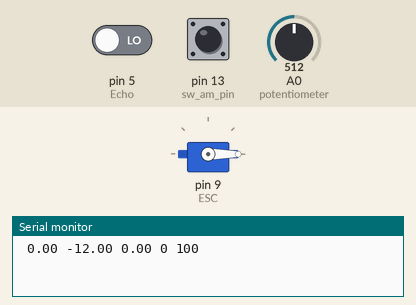
This sketch was run on a simulated Arduino Uno, built with avr-gcc and run on an emulated ATmega328P. Parts: servo, the last lines printed to the serial monitor. The test bench sets the inputs (shaded band); at power-on: A0 (potentiometer) = 512, pin 13 (sw_am_pin) LOW, pin 5 (Echo) LOW.

Above: at 6.2 s.
6.3 s: A0 (potentiometer) set to 900
10.5 s: A0 (potentiometer) set to 306
14.7 s: A0 (potentiometer) set to 511
At 17.8 s:
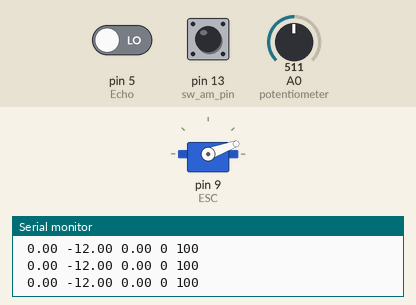
18.9 s: A0 (potentiometer) set to 1023
23.1 s: pin 13 (sw_am_pin) pulled HIGH for 3.2 s
At 27.4 s:
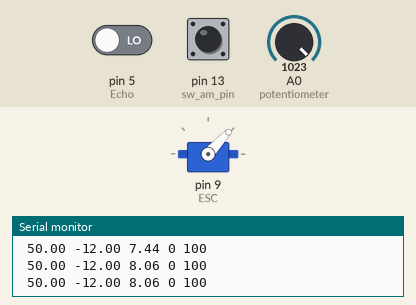
Timing chart, 0 to 55.5 s (numbered marks = the images above; inputs shaded):
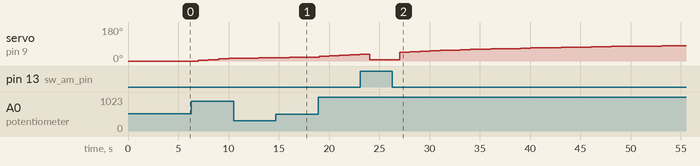

The sketch:

towercopter_pid_batch.ino
```cpp
#include <Servo.h>
#include <PID_v1.h>

Servo ESC;                                           // create servo object to control the ESC

// ESC
float potValue;                                      // value from the analog pin
float potValue1;
float u;

// SENSOR
const int Trigger = 6;                               // Digital pin 6 for Trigger
const int Echo = 5;                                  // Digital pin 5 for Echo
const int sw_am_pin = 13;                            // Digital pin 7 for sw_am
float potValuef=0;
float alpha;
float df;

// PID
double Setpoint ;
double Input;
double Inputf;
double Output ;
double Kp=0.1, Ki=0.1, Kd=0.01;                      // PID tuning parameters
PID myPID(&Input, &Output, &Setpoint, Kp, Ki, Kd, DIRECT); // myPID Object
bool sw_am;                                           // Sw auto/manual
int umax = 90;                                        // ESC max value
int umin = 0;                                         // ESC min value

// Batch
int batch[300] = {0,0,0,0,0,0,0,0,0,0,0,0,0,0,0,0,0,0,0,0,0,0,0,0,0,100,100,100,100,100,100,100,100,100,100,100,100,100,100,100,100,100,100,100,100,100,100,100,100,100,100,100,100,100,100,100,100,100,100,100,100,100,100,100,100,100,100,100,100,100,100,100,100,100,100,100,100,100,100,100,100,100,100,100,100,100,100,100,100,100,100,100,100,100,100,100,100,100,100,100,50,50,50,50,50,50,50,50,50,50,50,50,50,50,50,50,50,50,50,50,50,50,50,50,50,50,50,50,50,50,50,50,50,50,50,50,50,50,50,50,50,50,50,50,50,50,50,50,50,50,75,75,75,75,75,75,75,75,75,75,75,75,75,75,75,75,75,75,75,75,75,75,75,75,75,75,75,75,75,75,75,75,75,75,75,75,75,75,75,75,75,75,75,75,75,75,75,75,75,75,25,25,25,25,25,25,25,25,25,25,25,25,25,25,25,25,25,25,25,25,25,25,25,25,25,25,25,25,25,25,25,25,25,25,25,25,25,25,25,25,25,25,25,25,25,25,25,25,25,25,25,25,25,25,25,25,25,25,25,25,25,25,25,25,25,25,25,25,25,25,25,25,25,25,25,0,0,0,0,0,0,0,0,0,0,0,0,0,0,0,0,0,0,0,0,0,0,0,0,0};
float sinebatch[300] = {50,50,50,50,50,50,50,50,50,50,50,50,50,50,50,50,50,50,50,50,50,50,50,50,50,50,50,50,50,50,50,50,50,50,50,50,50,50,50,50,50,50,50,50,50,50,50,50,50,50,50,50,50,50,50,50,50,50,50,50,50,50,50,50,50,54.9916708323414,59.9334665397531,64.7760103330670,69.4709171154325,73.9712769302102,78.2321236697518,82.2108843618846,85.8678045449761,89.1663454813742,92.0735492403948,94.5603680030718,96.6019542983613,98.1779092708597,99.2724864994230,99.8747493302027,99.9786801520753,99.5832405226234,98.6923815439098,97.3150043843707,95.4648713412841,93.1604683324437,90.4248201909795,87.2852606088360,83.7731590275575,79.9236072051978,75.7750685910732,71.3689940116915,66.7494075077952,61.9624664606991,57.0560004029934,52.0790331216645,47.0812928286210,42.1127152928376,37.2229448986584,32.4608386155190,27.8739778352574,23.5081929545753,19.4071054528640,15.6116920408013,12.1598752346036,9.08614444677946,6.42121137932059,4.19170316252725,2.41989630552419,1.12349411674515,0.315449818326776,0.00383712179495888,0.191769558207973,0.877369368783377,2.05378626684308,3.70926588361339,5.82726721399234,8.38662788880496,11.3617756222006,14.7229837214804,18.4366681063840,22.4657228701181,26.7698910293122,31.3061667584882,36.0292250900537,40.8918747863953,45.8455298591252,50.8406950242175,55.8274602425247,60.7559994043908,65.5770681756689,70.2424960308299,74.7056675569305,78.9219882194100,82.8493299359395,86.4484520062938,89.6833931924577,92.5218310314282,94.9354047905813,96.8999988387370,98.3959836015743,99.4084116938500,99.9271672687302,99.9470670919886,99.4679123311691,98.4944905422543,97.0365278339886,95.1085916878147,92.7299454044140,89.9243556311745,86.7198548937057,83.1484615041091,79.2458596445881,75.0510428228942,70.6059242620878,65.9549181174676,61.1444957050123,56.2227211753531,51.2387712726679,46.2424439769095,41.2836609388509,36.4119686794528,31.6760435374036,27.1232053112339,22.7989444555315,18.7464675553558,15.0062656203228,11.6157095118209,8.60867654571732,6.01521200141650,3.86122891935963,2.16824918649058,0.953188496675423,0.228187334681131,0.000489672464823343,0.272370589800545,1.04111354243415,2.29903750489555,4.03357371676621,6.22739126557858,8.85857025156462,11.9008208040484,15.3237457611438,19.0931443881483,23.1713540999783,27.5176267732699,32.0885358881586,36.8384104317099,41.7197912275844,46.6839051324400,51.6811523610568,56.6616020709971,61.5754912550769,66.3737219568846,71.0083518413320,75.4330732186187,79.6036757353612,83.4784881098301,87.0187944976224,90.1892213275811,92.9580907428248,95.2977371154231,97.1847834722052,98.6003750697488,99.5303677847435,99.9654694373959,99.9013326358181,99.3385982137307,98.2828888274639,96.7447527762342,94.7395586070252,92.2873415571467,89.4126033687659,86.1440674755988,82.5143920078558,78.5598434829994,74.3199344426900,69.8370286565307,65.1559178372851,60.3233740968898,55.3876826149722,50.3981591892969,45.4046574886159,40.4570709312906,35.6048341667467,30.8964291407995,26.3789006800767,22.0973864356610,18.0946658826026,14.4107328815439,11.0823960732851,8.14291109901267,5.62164832092477,3.54379936328158,1.93012540602216,0.796749745917829,0.154996697920197,0.0112784463494435,0.367030976468342,1.21869972659212,2.55777510409380,4.37087751044077,6.63989102572094,9.34214441692557,12.4506376614162,15.9343117222250,19.7583588796858,23.8845705186634,28.2717188964052,32.8759690765194,37.6513169131690,42.5500487092901,47.5232179560816,52.5211343903406,57.4938604831476,62.3917103991480,67.1657464409948,71.7682680186447,76.1532882578848,80.2769934859801,84.0981810034068,87.5786707676074,90.6836868753553,93.3822050320834,95.6472625363814,97.4562276823947,98.7910258883488,99.6383202917954,99.9896450071335,99.8414897139400,99.1953347309308,98.0576362251058,96.4397617038620,94.3578764346176,91.8327819268028,88.8897080900546,85.5580611452991,81.8711298075120,77.8657526758831,73.5819501547098,69.0625245827470,64.3526325663864,59.4993337897719,54.5511208099924,49.5574345354798,44.5681702287960,39.6331789696621,34.8017695594477,30.1222158439284,25.6412743769745,21.4037172445218,17.4518847166877,13.8252621977878,10.5600857012292,7.68897979124147,5.24063160901591,3.23950424027306,1.70559228819648,0.654222093967562,0.0958986010301857};
int sw_batch = 2;

int cont=0;
int cont2=0;
int largo_batch = 300;

void setup() {

  // ESC

  ESC.attach(9,1000,2000);                            // Attach the ESC on pin 9, (pin, min pulse width, max pulse width in microseconds)
  Serial.begin(9600);
  ESC.write(0);                                       // Send the signal to the ESC
  delay(5000);
  // SENSOR
  pinMode(Trigger, OUTPUT);                           // Pin as output
  pinMode(Echo, INPUT);                               // Pin as input
  pinMode(sw_am_pin, INPUT);                          // Pin as input
  digitalWrite(Trigger, LOW);                         // Trigger initialization at zero
  digitalWrite(sw_am_pin, LOW);                       // Se_am_pin initialization at zero

  // PID
  Setpoint = 0;
  myPID.SetMode(AUTOMATIC);                           // Turn the PID on
  myPID.SetTunings(Kp, Ki, Kd);                       // Adjust PID values


}

void loop() {

  // SENSOR
  digitalWrite(Trigger, LOW);
  delayMicroseconds(2);
  digitalWrite(Trigger, HIGH);
  delayMicroseconds(10);                               // 10ms pulse

  float t = pulseIn(Echo, HIGH);                       // Pulse width
  float d = (t/2)/29.1;                                // Distance in cm

  // PID

  Input = map(d,5,44,0,100);                           // Maps sensor value to input for PID
  alpha = 0.05 ;                                       // Lowpass filter
  df = (alpha*d)+((1-alpha)*df);                       // Lowpass filter
  Inputf = map(df,5,44,0,100);                         // Maps filtered sensor value to input for PID

  sw_am = digitalRead(sw_am_pin);                      // Sw auto/manual

  if (sw_am == HIGH)                                   // Auto
  {
   potValue = analogRead(A0);                          // Reads the value of the potentiometer (value between 0 and 1023)
   alpha = 0.05;                                       // Lowpass filter
   potValuef = (alpha*potValue)+((1-alpha)*potValuef); // Lowpass filter
   if (cont >= largo_batch)
   {
      Setpoint = 0;
      ESC.write(0);                                       // Send the signal to the ESC

   }
   else
   {
       if (sw_batch == 1)
        {
          Setpoint = batch[cont];            // Maps pot value to Setpoint
        }
       else
       {
          Setpoint = sinebatch[cont];            // Maps pot value to Setpoint
       }

      cont2 = cont2+1;
      if (cont2 == 15)
      {
        cont2 = 0;
        cont = cont+1;
        }
      myPID.Compute();                                    // Computes control effort
      u = map(Output,0,100,umin,umax);                    // Maps control effort to ESC control values
      if (u>=umax)                                        // Max limit
      {
       u = umax;
       }
      ESC.write(u);                                       // Send the signal to the ESC
   }

  }
  else  // manual
  {
   potValue = analogRead(A0);                          // Reads the value of the potentiometer (value between 0 and 1023)
   alpha = 0.05;                                       // Lowpass filter
   potValuef = (alpha*potValue)+((1-alpha)*potValuef); // Lowpass filter
   u = map(potValuef,30,1000,umin,umax);               // Maps pot to ESC control values.
   if (u >= umax)                                      // Max limit
   {
      u = umax;
   }
   ESC.write(u);                                        // Send the signal to the ESC
   }

  // Plots
  Serial.print(" ");
  Serial.print(Setpoint);
  Serial.print(" ");
  Serial.print(Input);
  Serial.print(" ");
  Serial.print(Output);

 // Plotter limits
  Serial.print(" ");
  Serial.print(0);                                      // To freeze the lower limit
  Serial.print(" ");
  Serial.print(100);                                    // To freeze the upper limit
  Serial.println(" ");

  delay(0.1);

}
```
